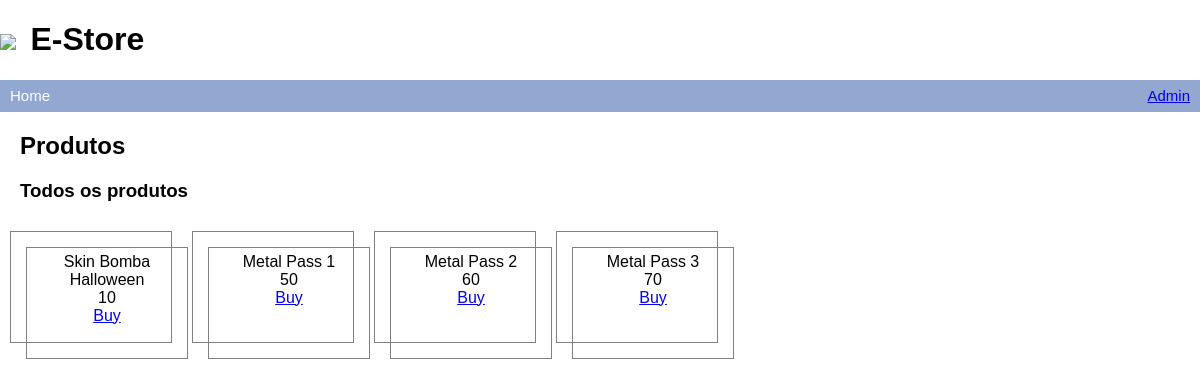
The page / on the database its author committed.
### tables this page shows
CREATE TABLE `products` (
	`id` INT(10) NOT NULL AUTO_INCREMENT,
	`name_pt` VARCHAR(200) NULL DEFAULT NULL,
	`name_en` VARCHAR(200) NULL DEFAULT NULL,
	`name_fr` VARCHAR(200) NULL DEFAULT NULL,
	`price_pt` FLOAT NULL DEFAULT NULL,
	`price_en` FLOAT NULL DEFAULT NULL,
	`price_fr` FLOAT NULL DEFAULT NULL,
	`sale_start` DATETIME NULL DEFAULT NULL,
	`sale_end` DATETIME NULL DEFAULT NULL,
	`sale_price_pt` FLOAT NULL DEFAULT NULL,
	`sale_price_en` FLOAT NULL DEFAULT NULL,
	`sale_price_fr` FLOAT NULL DEFAULT NULL,

	PRIMARY KEY (`id`)
)
COLLATE='utf8_general_ci';

### index.php (called while the page is built, shortened)
<?php
$db = new DatabaseMysql();
$db->openConnection();
$languageSetting = new LanguageSetting();
$language = $languageSetting->getPreferredLanguage(strtolower($_SERVER["HTTP_ACCEPT_LANGUAGE"]));
$productService = new ProductService($language, $db);
$historyService = new HistoryService($language, $db);
$historyService->setProductService($productService);
$productHTML = new ProductHTML($productService);
$productHTML->setHistoryService($historyService);
$productHTML->header();
$productHTML->showTheBestSellingProduct();
$productHTML->showProducts();

### src/Services/ProductService.php (called while the page is built, shortened)
<?php
class ProductService implements ProductServiceInterface
{
    private $product;
    private $productRepository;
    public function __construct(string $language, DatabaseInterface $db)
    {
        $this->product = new Product($language);
        $this->productRepository = new ProductRepository($db);
        $this->productRepository->setLanguage($language);
    }
    public function getAllProductsToShowOnHTML(): ?array
    {
        $list = $this->productRepository->getAllProductsByLanguage();
        $products = [];
        foreach($list as $item)
        {
            $products[] = $this->product->getProductDetails($item);
        }
        return $products;
    }
}

### src/Repositories/BaseRepository.php (called while the page is built, shortened)
<?php declare(strict_types=1);
class BaseRepository
{
    public function setLanguage(string $lang): void
    {
        $this->language = $lang;
    }
}

### src/Repositories/ProductRepository.php (called while the page is built, shortened)
<?php declare(strict_types=1);
class ProductRepository extends BaseRepository implements ProductRepositoryInterface
{
    public function __construct(DatabaseInterface $database)
    {
        $this->entityManager = $database;
    }
    private function getSelectString()
    {
        $columnsDefault = "id, sale_start, sale_end, ";
        return $columnsDefault."name_pt name, price_pt price, sale_price_pt sale_price";
    }
    public function getAllProductsByLanguage(): ?array
    {
        $sql = "SELECT ".$this->getSelectString()." FROM products";
        $this->entityManager->runQuery($sql);
        return $this->entityManager->fetchArray();
    }
}

### src/Models/DatabaseMysql.php (called while the page is built, shortened)
<?php declare(strict_types=1);
class DatabaseMysql implements DatabaseInterface
{
    private $servername;
    private $username;
    private $password;
    private $dbname;
    private $conn;
    private $result;
    public function __construct($servername=null, $username=null, $password=null, $dbname=null)
    {
        if (isset($GLOBALS['DB_DSN'])) {
            $this->servername = $GLOBALS['DB_DSN'];
            $this->username   = $GLOBALS['DB_USER'];
            $this->password   = $GLOBALS['DB_PASSWD'];
            $this->dbname     = $GLOBALS['DB_DBNAME'];
        } else {
            $this->servername = $servername ?? getenv('MYSQL_SERVER');
            $this->username   = $username ?? getenv('MYSQ_USER');
            $this->password   = $password ?? getenv('MYSQL_PASS');
            $this->dbname     = $dbname ?? getenv('MYSQL_DATABASE');
        }
    }
    public function openConnection(): void
    {
        $this->conn = mysqli_connect($this->servername,
                               $this->username,
                               $this->password,
                               $this->dbname);
    }
    public function runQuery(string $query)
    {
        return $this->result = mysqli_query($this->conn, $query);
    }
    public function fetchArray(): ?array
    {
        if(mysqli_num_rows($this->result) < 1) {
            return null;
        }
        return mysqli_fetch_all($this->result, MYSQLI_ASSOC);
    }
}

### src/Models/Product.php (called while the page is built, shortened)
<?php declare(strict_types=1);
class Product implements ProductInterface
{
    public function getProductDetails(array $product): array
    {
        $productData = $product;
        if (isset($product["id"])) {
            $productData["id"] = $product["id"];
        }
        $productSales = $this->getSalesDetails($product);
        $productData = array_merge($productData, $productSales);
        if (!empty($productData['sale_start'])) {
            $off_price = $this->getOffPriceFromProduct($productData);
            $productData = array_merge($productData, $off_price);
        }
        return $productData;
    }
    private function getSalesDetails(array $product): array
    {
        $salesDetail = [];
        if (empty($product["sale_start"])) {
            return $salesDetail;
        }
        return [
            "sale_start" => $product['sale_start'],
            "sale_end" => $product['sale_end']
        ];
    }
    public function isOpenToSelling(array $product): bool
    {
        $DateStart = strtotime($product['sale_start']);
        $DateEnd = strtotime($product['sale_end']);
        $now = time();
        return false;
    }
    private function getOffPriceFromProduct(array $product): ?array
    {
        $discount = $product["price"] - $product["sale_price"];
        return null;
    }
}

### src/Traits/FormatNumbers.php (called while the page is built, shortened)
<?php declare(strict_types=1);
trait FormatNumbers
{
    public function formatCurrencyTwoDecimals(float $value): string
    {
        return number_format($value, 2);
    }
}

### src/Pages/ProductHTML.php (the view, shortened to what this page needs)
<?php declare(strict_types=1);
class ProductHTML
{
    private $productService;
    public function __construct(ProductServiceInterface $productService)
    {
        $this->productService = $productService;
    }
    public function header()
    {
        echo "<h2>Produtos</h2>";
    }
    public function getOneProductToList(array $product): string
    {
        if ($product)
        {
            $offHtml = "";
            return '
                <div class="product_item">
                    <div class="product_item" style="float: none">
                        <span class="name">'.$product["name"].'</span>
                        <span class="price">'.$product["price"].'</span>
                        '.$offHtml.'
                        <a href="#" onclick="comprar_item(\'buy_item.php?id='.$product["id"].'\', '.$product["price"].')">Buy</a>
                    </div>
	            </div>
            ';
        }
        return '';
    }
    public function showProducts()
    {
        $productList = $this->productService->getAllProductsToShowOnHTML();
        $listHTML = "0 results";
        if ($productList)
        {
            $listHTML = "";
            foreach($productList as $item)
            {
                $listHTML.= $this->getOneProductToList($item);
            }
        }
        echo '
        <div style="display: block;position: relative">
            <h3>Todos os produtos </h3>
            '.$listHTML.'
            </div>
        </div>
        ';
    }
}

### style.css (style rules this page uses)
body { padding: 0px; margin: 0px; font-family: sans-serif; }
#content h2 { margin-left: 20px; }
#content h3 { margin-left: 20px; }
.product_item { margin: 10px; display: inline-block; border: 1px solid gray; padding: 5px; height: 100px; width: 150px; text-align: center; float: left; }
.product_item span { display: block; }
.product_item span.name { font-size: 16px; }

### rows shown on the page
products: name_pt "Skin Bomba Halloween", price_pt "10"
products: name_pt "Metal Pass 1", price_pt "50"
products: name_pt "Metal Pass 2", price_pt "60"
products: name_pt "Metal Pass 3", price_pt "70"

### other values the page prints
$breadcrumbs "Home"
